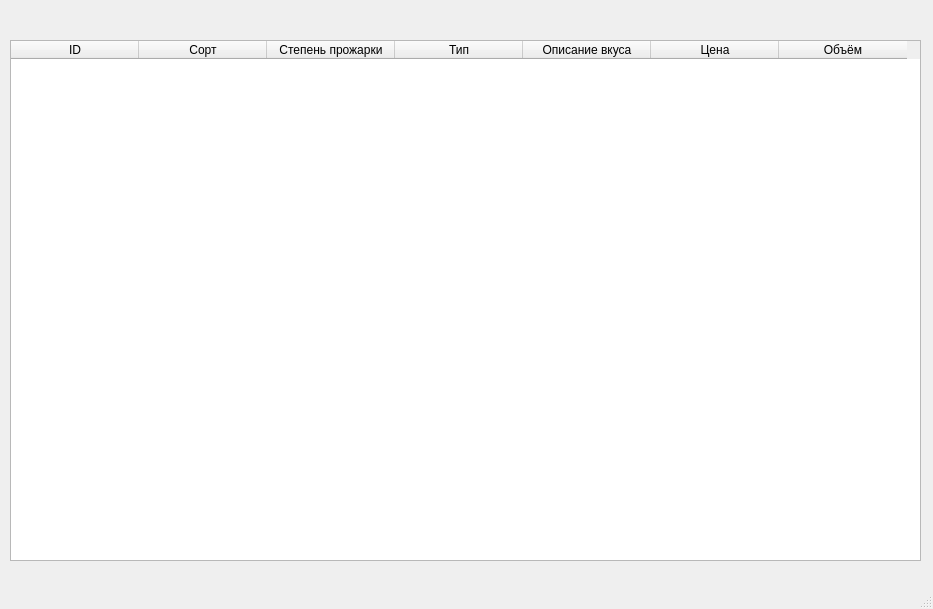
<?xml version="1.0" encoding="UTF-8"?>
<ui version="4.0">
 <class>MainWindow</class>
 <widget class="QMainWindow" name="MainWindow">
  <property name="geometry">
   <rect>
    <x>0</x>
    <y>0</y>
    <width>933</width>
    <height>609</height>
   </rect>
  </property>
  <property name="windowTitle">
   <string>MainWindow</string>
  </property>
  <widget class="QWidget" name="centralwidget">
   <widget class="QTableWidget" name="coffee_table">
    <property name="geometry">
     <rect>
      <x>10</x>
      <y>40</y>
      <width>911</width>
      <height>521</height>
     </rect>
    </property>
    <attribute name="horizontalHeaderDefaultSectionSize">
     <number>128</number>
    </attribute>
    <column>
     <property name="text">
      <string>ID</string>
     </property>
    </column>
    <column>
     <property name="text">
      <string>Сорт</string>
     </property>
    </column>
    <column>
     <property name="text">
      <string>Степень прожарки</string>
     </property>
    </column>
    <column>
     <property name="text">
      <string>Тип</string>
     </property>
    </column>
    <column>
     <property name="text">
      <string>Описание вкуса</string>
     </property>
    </column>
    <column>
     <property name="text">
      <string>Цена</string>
     </property>
    </column>
    <column>
     <property name="text">
      <string>Объём</string>
     </property>
    </column>
   </widget>
  </widget>
  <widget class="QMenuBar" name="menubar">
   <property name="geometry">
    <rect>
     <x>0</x>
     <y>0</y>
     <width>933</width>
     <height>21</height>
    </rect>
   </property>
  </widget>
  <widget class="QStatusBar" name="statusbar"/>
 </widget>
 <resources/>
 <connections/>
</ui>
